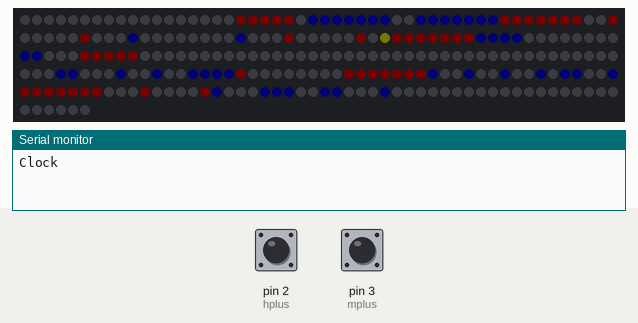
The sketch below on a simulated Arduino Uno, built with avr-gcc and run on an emulated ATmega328P. Shown: 256 RGB LEDs in strip order, left to right, continuing on the next row, the last lines printed to the serial monitor. Inputs (shaded band) come from the test bench; at power-on: pin 2 (hplus) HIGH, pin 3 (mplus) HIGH. Dim RGB values are drawn brighter than linear; the local clock reads 2024-03-15 10:24:30 at power-on unless the sketch sets it.

Above: at 3.2 s.
3.3 s: pin 2 (hplus) pulled LOW for 0.15 s
5.6 s: pin 3 (mplus) pulled LOW for 0.15 s
At 7.0 s:
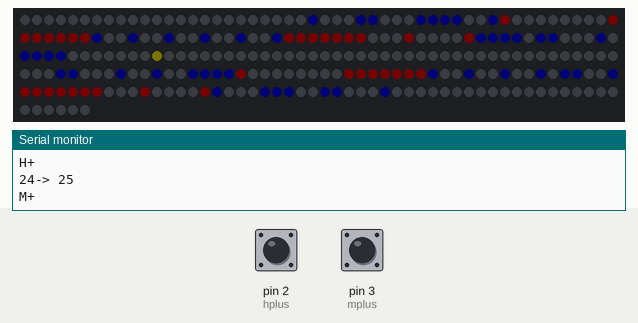
7.7 s: pin 2 (hplus) pulled LOW for 1 s
10.3 s: pin 3 (mplus) pulled LOW for 1 s
At 12.7 s:
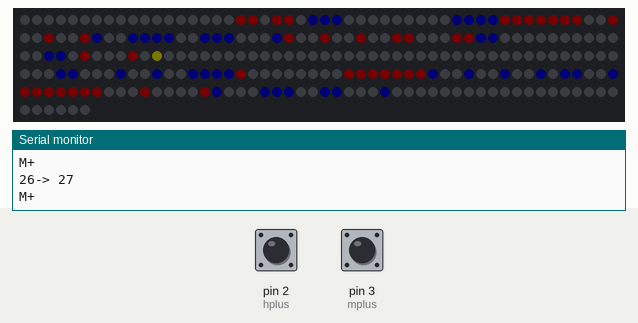
12.9 s: pin 2 (hplus) driven LOW and pin 3 (mplus) driven LOW
15.9 s: pin 2 (hplus) driven HIGH
At 17.3 s:
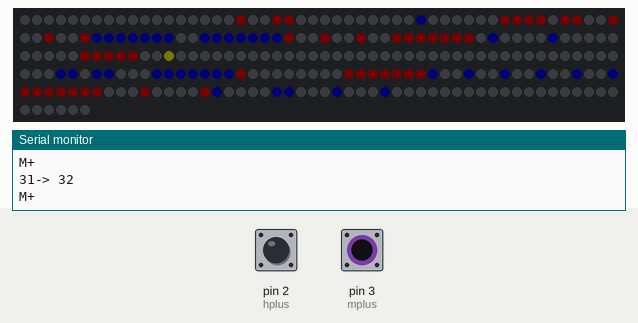
Timing chart, 0 to 18.9 s (numbered marks = the images above; inputs shaded):
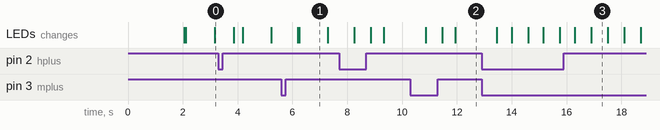

The sketch:

Watch16x16_2b.ino
```cpp
// http://arduino-kid.ru/blog/chasy-na-svetodiodakh-ws2812
// https://youtu.be/1oqfN3A-YfY
// v.1 - added clock adjustment by Nicu FLORICA (niq_ro)
// v.2 - added outside second line and moved numbers (regenerate others)
// v.2.a - changed to "classical" RTC library from https://github.com/adafruit/RTClib
// v.2.b - line seconds changed in moving point

#include "FastLED.h"
//#include <DS3231.h>                    // Подключаем библиотеку Wire
//DS3231  rtc(SDA, SCL);                 // Инициализация DS3231
#include "RTClib.h"                      //  https://github.com/adafruit/RTClib
RTC_DS3231 rtc;

const int NUM_LEDS = 256;
const int DATA_PIN = 6;
//const int photoPin = A0;             // Аналоговый вход с фоторезистором
CRGB leds[NUM_LEDS];

//unsigned long timing;                  // Переменная для хранения точки отсчета
//Time t;

#define hplus 2    // pin for increment the hour
#define mplus 3    // pin for increment the minute

byte ora, minut;

unsigned long tpschimbare;
unsigned long tpsecunda = 1000;

int x1;  // tens of hour
int y1; // units of hour
int z1; // tens of minute
int w1; // units of minute
int w10 = 60;
int contor = 0;
int contor0 = 60;


void setup() {
  Serial.begin(9600);
  Serial.println("Clock");
/*
pinMode(hplus, INPUT_PULLUP);
pinMode(hplus, INPUT_PULLUP);
*/

  pinMode (hplus, INPUT);
  pinMode (mplus, INPUT);
  digitalWrite (hplus, HIGH);
  digitalWrite (mplus, HIGH);


//  rtc.begin();
  if (! rtc.begin()) {
    Serial.println("Couldn't find RTC");
    Serial.flush();
    while (1) delay(10);
  }

  if (rtc.lostPower()) {
    Serial.println("RTC lost power, let's set the time!");
    // When time needs to be set on a new device, or after a power loss, the
    // following line sets the RTC to the date & time this sketch was compiled
    rtc.adjust(DateTime(F(__DATE__), F(__TIME__)));
    // This line sets the RTC with an explicit date & time, for example to set
    // January 21, 2014 at 3am you would call:
    // rtc.adjust(DateTime(2014, 1, 21, 3, 0, 0));
  }

  // When time needs to be re-set on a previously configured device, the
  // following line sets the RTC to the date & time this sketch was compiled
  // rtc.adjust(DateTime(F(__DATE__), F(__TIME__)));
  // This line sets the RTC with an explicit date & time, for example to set
  // January 21, 2014 at 3am you would call:
  // rtc.adjust(DateTime(2014, 1, 21, 3, 0, 0));

  delay(2000);
  FastLED.addLeds<WS2812B, DATA_PIN, GRB>(leds, NUM_LEDS);
  FastLED.setBrightness(2); //Number 0-255
  FastLED.clear();

  //Установка даты и времени
  //rtc.setDOW(SUNDAY);     // День недели по английски MONDAY  TUESDAY  WEDNESDAY  THURSDAY  FRIDAY  SATURDAY  SUNDAY
  //rtc.setTime(10, 41, 0);     // Установка часов 12:00:00 (24часовой формат)
  //rtc.setDate(30, 10, 2022);   // Установка даты число, месяц, год

// red the time
/*
  t = rtc.getTime();
int x1 =(t.hour%100)/10;  // tens of hour
int y1 =t.hour%10;        // units of hour
int z1 =(t.min%100)/10;   // tens of minute
int w1 = t.min%10;        // units of minute
*/
DateTime now = rtc.now();
int x1 = now.hour()/10;  // tens of hour
int y1 = now.hour()%10;        // units of hour
int z1 = now.minute()/10;   // tens of minute
int w1 = now.minute()%10;        // units of minute

 FastLED.clear();
  afisare_ora(x1, y1, z1, w1);
  contor = 0;
}


    const uint16_t h_d_0[] PROGMEM = {237,236,235,234,233,215,214,213,212,211,210,209,206,200,183,177,174,173,172,171,170,169,168,150,149,148,147,146};
    const uint16_t h_d_1[] PROGMEM = {215,210,206,205,204,203,202,201,200,183,182,181,180,179,178,177,168};
    const uint16_t h_d_2[] PROGMEM = {237,233,232,215,214,213,210,209,206,203,202,200,183,180,177,174,173,172,171,168,151,147,146};

    const uint16_t h_e_0[] PROGMEM = {18,19,20,21,22,40,41,42,43,44,45,46,49,55,72,78,81,82,83,84,85,86,87,105,106,107,108,109};
    const uint16_t h_e_1[] PROGMEM = {40,49,50,51,52,53,54,55,72,73,74,75,76,77,78,82,87};
    const uint16_t h_e_2[] PROGMEM = {18,19,23,40,43,44,45,46,49,52,55,72,74,75,78,81,82,85,86,87,104,105,109};
    const uint16_t h_e_3[] PROGMEM = {18,19,21,22,40,41,42,43,44,45,46,49,52,55,72,75,78,81,82,86,87,105,109};
    const uint16_t h_e_4[] PROGMEM = {17,18,19,20,21,22,23,40,41,42,43,44,45,46,52,75,81,82,83,84,107,108};
    const uint16_t h_e_5[] PROGMEM = {17,21,22,40,41,42,43,46,49,52,55,72,75,78,81,82,83,84,86,87,105,107,108,109,110};
    const uint16_t h_e_6[] PROGMEM = {18,21,22,40,41,42,43,45,46,49,52,55,72,75,78,81,82,83,84,85,86,87,105,106,107,108,109};
    const uint16_t h_e_7[] PROGMEM = {17,18,19,43,44,45,46,49,52,53,54,55,72,73,74,78,81,82,109,110};
    const uint16_t h_e_8[] PROGMEM = {18,19,21,22,40,41,42,43,44,45,46,49,52,55,72,75,78,81,82,83,84,85,86,87,105,106,108,109};
    const uint16_t h_e_9[] PROGMEM = {18,19,20,21,22,40,41,42,43,44,45,46,49,52,55,72,75,78,81,82,83,84,86,87,105,108,109};

    const uint16_t m_d_0[] PROGMEM = {153,154,155,156,157,161,162,163,164,165,166,167,184,190,193,199,216,217,218,219,220,221,222,226,227,228,229,230};
    const uint16_t m_d_1[] PROGMEM = {161,184,185,186,187,188,189,190,193,194,195,196,197,198,199,217,222};
    const uint16_t m_d_2[] PROGMEM = {153,154,158,161,164,165,166,167,184,187,190,193,195,196,199,216,220,221,222,225,226,230};
    const uint16_t m_d_3[] PROGMEM = {153,154,156,157,161,162,163,164,165,166,167,184,187,190,193,196,199,216,221,222,226,230};
    const uint16_t m_d_4[] PROGMEM = {152,153,154,155,156,157,158,161,162,163,164,165,166,167,187,196,216,217,218,219,228,229};
    const uint16_t m_d_5[] PROGMEM = {152,156,157,161,162,163,164,167,184,187,190,193,196,199,216,217,218,219,221,222,226,228,229,230,231};

    const uint16_t m_e_0[] PROGMEM = {25,26,27,28,29,33,34,35,36,37,38,39,56,62,65,71,88,89,90,91,92,93,94,98,99,100,101,102};
    const uint16_t m_e_1[] PROGMEM = {33,56,57,58,59,60,61,62,65,66,67,68,69,70,71,89,94};
    const uint16_t m_e_2[] PROGMEM = {25,26,30,33,36,37,38,39,56,59,62,65,67,68,71,88,92,93,94,97,98,102};
    const uint16_t m_e_3[] PROGMEM = {25,26,28,29,33,34,35,36,37,38,39,56,59,62,65,68,71,88,94,98,102};
    const uint16_t m_e_4[] PROGMEM = {24,25,26,27,28,29,30,33,34,35,36,37,38,39,59,68,88,89,90,91,100,101};
    const uint16_t m_e_5[] PROGMEM = {24,28,29,33,34,35,36,39,56,59,62,65,68,71,88,89,90,91,93,94,98,100,101,102,103};
    const uint16_t m_e_6[] PROGMEM = {25,28,29,33,34,35,36,39,56,59,62,65,68,71,88,89,90,91,92,93,94,98,99,100,101,102};
    const uint16_t m_e_7[] PROGMEM = {24,25,26,36,37,38,39,56,59,60,61,62,65,66,67,71,88,89,102,103};
    const uint16_t m_e_8[] PROGMEM = {25,26,28,29,33,34,35,36,37,38,39,56,59,62,65,68,71,88,89,90,91,92,93,94,98,99,101,102};
    const uint16_t m_e_9[] PROGMEM = {25,26,27,28,29,33,34,35,36,37,38,39,56,59,62,65,68,71,88,89,90,91,93,94,98,101,102};

    const uint16_t sec_0[] PROGMEM = {112,111,80,79,48,47,16,15,14,13,12,11,10,9,8,7,6,5,4,3,2,1,0,31,32,63,64,95,96,127,
                                      128,159,160,191,192,223,224,255,254,253,252,251,250,249,248,247,246,245,244,243,242,241,
                                      240,239,208,207,176,175,144,143};


void loop() {
//Serial.println(analogRead(photoPin));
// Яркость свечения
  //if(analogRead(photoPin) < 270) FastLED.setBrightness(50);
  //else if(analogRead(photoPin) < 470) FastLED.setBrightness(50);
  //else if(analogRead(photoPin) < 700)FastLED.setBrightness(50);
  //else FastLED.setBrightness(2);


// red the time
 /*
  t = rtc.getTime();
int x1 =(t.hour%100)/10;  // tens of hour
int y1 =t.hour%10;        // units of hour
int z1 =(t.min%100)/10;   // tens of minute
int w1 = t.min%10;        // units of minute
*/

DateTime now = rtc.now();
int x1 = now.hour()/10;  // tens of hour
int y1 = now.hour()%10;        // units of hour
int z1 = now.minute()/10;   // tens of minute
int w1 = now.minute()%10;        // units of minute

 minut = 10*z1+w1;
 ora = 10*x1+y1;

citirebutoane();

if (contor  != contor0)
{
if (contor >= 1) leds[pgm_read_byte(&sec_0[contor-1])] = CRGB(0,0,0);
leds[pgm_read_byte(&sec_0[contor])] = CRGB(255,255,0);
FastLED.show();
}
contor0 = contor;

if (millis() - tpschimbare > tpsecunda)
{
contor++;
if (contor > sizeof(sec_0) / sizeof(int *)-1)
{
  FastLED.clear();
  afisare_ora(x1, y1, z1, w1);
  contor = 0;
}
tpschimbare = millis();
}

delay(50);
}  // end main loop

void citirebutoane() {
if (digitalRead(hplus) == LOW)
{
  Serial.print(ora);
  Serial.print("-> ");
  ora  = ora + 1;
  if (ora > 23) ora = 0;
  Serial.println(ora);
  //rtc.setTime(ora, minut, 0);
  rtc.adjust(DateTime(2023, 1, 21, ora, minut, 0));
  Serial.println("H+");
  delay(500);
  FastLED.clear();
  afisare_ora(ora/10, ora%10, minut/10, minut%10);
  contor = 0;
  contor0 = 60;
}

if (digitalRead(mplus) == LOW)
{
  Serial.print(minut);
  Serial.print("-> ");
  minut = minut + 1;
  if (minut > 59) minut = 0;
  Serial.println(minut);
  //rtc.setTime(ora, minut, 0);
  rtc.adjust(DateTime(2023, 1, 21, ora, minut, 0));
  Serial.println("M+");
  delay(500);
  FastLED.clear();
  afisare_ora(ora/10, ora%10, minut/10, minut%10);
  contor = 0;
  contor0 = 60;
}
}

void afisare_ora(int x, int y, int z, int w) {
  //tens of hours
    if(x==0){
                for (int i = 0; i <=sizeof(h_d_0) / sizeof(int *)-1; i++){
                      leds[pgm_read_byte(&h_d_0[i])] = CRGB::Red;
                }
                FastLED.show();
    }
    else if(x==1){
                for (int i = 0; i <=sizeof(h_d_1) / sizeof(int *)-1; i++){
                      leds[pgm_read_byte(&h_d_1[i])] = CRGB::Red;
                }
                FastLED.show();

    }
    else if(x==2){
                for (int i = 0; i <=sizeof(h_d_2) / sizeof(int *)-1; i++){
                      leds[pgm_read_byte(&h_d_2[i])] = CRGB::Red;
                }
                FastLED.show();
    }

//units of hour
     if(y==0){
                for (int i = 0; i <=sizeof(h_e_0) / sizeof(int *)-1; i++){
                      leds[pgm_read_byte(&h_e_0[i])] = CRGB::Red;
                }
               FastLED.show();
     }
     else if(y==1){
                for (int i = 0; i <=sizeof(h_e_1) / sizeof(int *)-1; i++){
                      leds[pgm_read_byte(&h_e_1[i])] = CRGB::Red;
                }
               FastLED.show();
     }
     else if(y==2){
                  for (int i = 0; i <=sizeof(h_e_2) / sizeof(int *)-1; i++){
                        leds[pgm_read_byte(&h_e_2[i])] = CRGB::Red;
                  }
                 FastLED.show();
       }
      else if(y==3){
                  for (int i = 0; i <=sizeof(h_e_3) / sizeof(int *)-1; i++){
                        leds[pgm_read_byte(&h_e_3[i])] = CRGB::Red;
                  }
                 FastLED.show();
       }
      else if(y==4){
                  for (int i = 0; i <=sizeof(h_e_4) / sizeof(int *)-1; i++){
                        leds[pgm_read_byte(&h_e_4[i])] = CRGB::Red;
                  }
                 FastLED.show();
       }
       else if(y==5){
                  for (int i = 0; i <=sizeof(h_e_5) / sizeof(int *)-1; i++){
                        leds[pgm_read_byte(&h_e_5[i])] = CRGB::Red;
                  }
                 FastLED.show();
       }
      else if(y==6){
                  for (int i = 0; i <=sizeof(h_e_6) / sizeof(int *)-1; i++){
                        leds[pgm_read_byte(&h_e_6[i])] = CRGB::Red;
                  }
                 FastLED.show();
       }
      else if(y==7){
                  for (int i = 0; i <=sizeof(h_e_7) / sizeof(int *)-1; i++){
                        leds[pgm_read_byte(&h_e_7[i])] = CRGB::Red;
                  }
                 FastLED.show();
       }
      else if(y==8){
                  for (int i = 0; i <=sizeof(h_e_8) / sizeof(int *)-1; i++){
                        leds[pgm_read_byte(&h_e_8[i])] = CRGB::Red;
                  }
                 FastLED.show();
       }
      else if(y==9){
                  for (int i = 0; i <=sizeof(h_e_9) / sizeof(int *)-1; i++){
                        leds[pgm_read_byte(&h_e_9[i])] = CRGB::Red;
                  }
                 FastLED.show();
       }


 //tens of minutes
    if(z==0){
                for (int i = 0; i <=sizeof(m_d_0) / sizeof(int *)-1; i++){
                      leds[pgm_read_byte(&m_d_0[i])] = CRGB::Blue;
                }
                FastLED.show();
    }
    else if(z==1){
                for (int i = 0; i <=sizeof(m_d_1) / sizeof(int *)-1; i++){
                      leds[pgm_read_byte(&m_d_1[i])] = CRGB::Blue;
                }
                FastLED.show();
    }
    else if(z==2){
                for (int i = 0; i <=sizeof(m_d_2) / sizeof(int *)-1; i++){
                      leds[pgm_read_byte(&m_d_2[i])] = CRGB::Blue;
                }
                FastLED.show();
    }
    else if(z==3){
                for (int i = 0; i <=sizeof(m_d_3) / sizeof(int *)-1; i++){
                      leds[pgm_read_byte(&m_d_3[i])] = CRGB::Blue;
                }
                FastLED.show();
    }
    else if(z==4){
                for (int i = 0; i <=sizeof(m_d_4) / sizeof(int *)-1; i++){
                      leds[pgm_read_byte(&m_d_4[i])] = CRGB::Blue;
                }
                FastLED.show();
    }
    else if(z==5){
                for (int i = 0; i <=sizeof(m_d_5) / sizeof(int *)-1; i++){
                      leds[pgm_read_byte(&m_d_5[i])] = CRGB::Blue;
                }
                FastLED.show();
    }

 //units of minutes
    if(w==0){
                for (int i = 0; i <=sizeof(m_e_0) / sizeof(int *)-1; i++){
                      leds[pgm_read_byte(&m_e_0[i])] = CRGB::Blue;
                }
                FastLED.show();
    }
    else if(w==1){
                for (int i = 0; i <=sizeof(m_e_1) / sizeof(int *)-1; i++){
                      leds[pgm_read_byte(&m_e_1[i])] = CRGB::Blue;
                }
                FastLED.show();
    }
    else if(w==2){
                for (int i = 0; i <=sizeof(m_e_2) / sizeof(int *)-1; i++){
                      leds[pgm_read_byte(&m_e_2[i])] = CRGB::Blue;
                }
                FastLED.show();
    }
    else if(w==3){
                for (int i = 0; i <=sizeof(m_e_3) / sizeof(int *)-1; i++){
                      leds[pgm_read_byte(&m_e_3[i])] = CRGB::Blue;
                }
                FastLED.show();
    }
    else if(w==4){
                for (int i = 0; i <=sizeof(m_e_4) / sizeof(int *)-1; i++){
                      leds[pgm_read_byte(&m_e_4[i])] = CRGB::Blue;
                }
                FastLED.show();
    }
    else if(w==5){
                for (int i = 0; i <=sizeof(m_e_5) / sizeof(int *)-1; i++){
                      leds[pgm_read_byte(&m_e_5[i])] = CRGB::Blue;
                }
                FastLED.show();
    }
    else if(w==6){
                for (int i = 0; i <=sizeof(m_e_6) / sizeof(int *)-1; i++){
                      leds[pgm_read_byte(&m_e_6[i])] = CRGB::Blue;
                }
                FastLED.show();
    }
    else if(w==7){
                for (int i = 0; i <=sizeof(m_e_7) / sizeof(int *)-1; i++){
                      leds[pgm_read_byte(&m_e_7[i])] = CRGB::Blue;
                }
                FastLED.show();
    }
    else if(w==8){
                for (int i = 0; i <=sizeof(m_e_8) / sizeof(int *)-1; i++){
                      leds[pgm_read_byte(&m_e_8[i])] = CRGB::Blue;
                }
                FastLED.show();
    }
    else if(w==9){
                for (int i = 0; i <=sizeof(m_e_9) / sizeof(int *)-1; i++){
                      leds[pgm_read_byte(&m_e_9[i])] = CRGB::Blue;
                }
                FastLED.show();
    }
}
```
